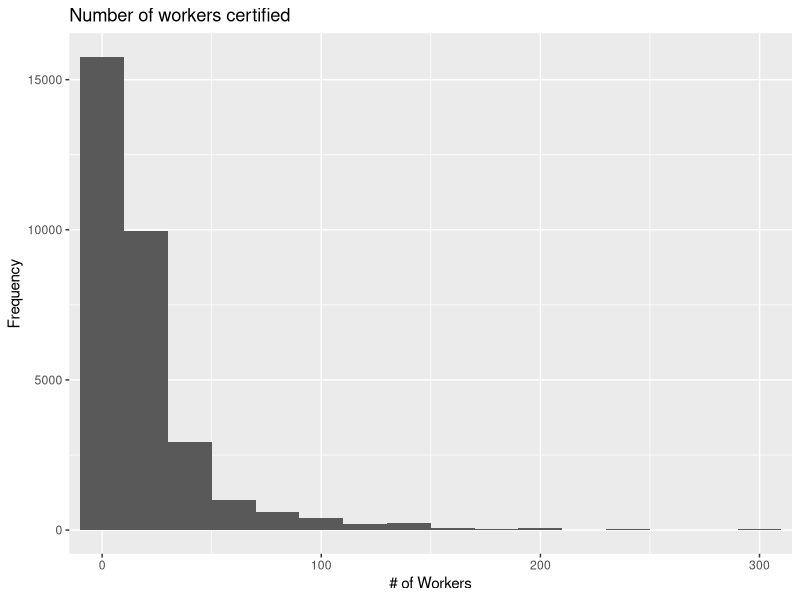
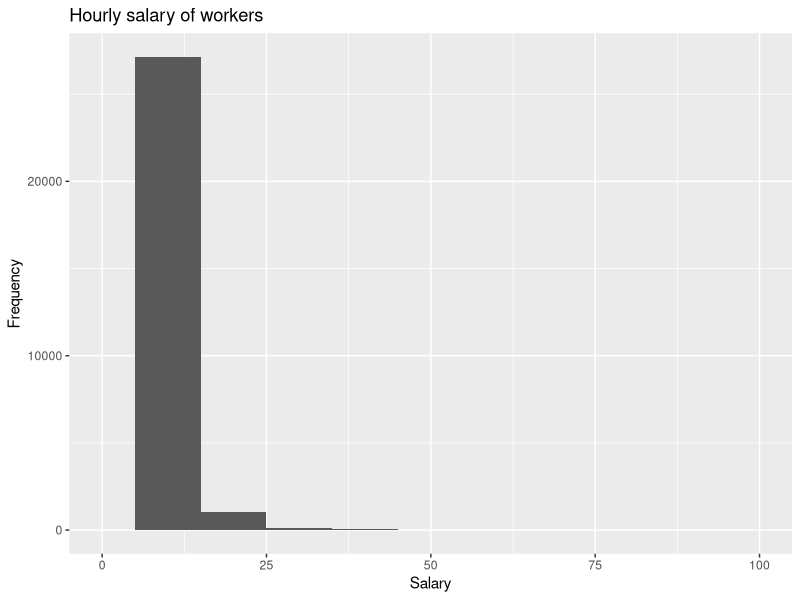

Here is the R script that generated these plots, in order:
## ---- chunk 1
install.packages("tidyverse")
library(tidyverse)
library(readxl)
## ---- chunk 2
h2b <- read_csv("data/H-2B_FY2008.csv") %>%
  full_join(read_csv("data/H-2B_FY2009.csv")) %>%
  full_join(read_csv("data/H-2B_FY2010.csv")) %>%
  full_join(read_csv("data/H-2B_FY2011.csv")) %>%
  full_join(read_csv("data/H-2B_FY2012.csv")) 

h2b <- h2b %>%
  select(CASE_NO, DECISION_DATE, NPC_SUBMITTED_DATE, CASE_STATUS, ALIEN_WORK_STATE, CERTIFICATION_BEGIN_DATE, CERTIFICATION_END_DATE, EMPLOYER_CITY, EMPLOYER_STATE, EMPLOYER_POSTAL_CODE, AGENT_ATTORNEY_CITY, AGENT_ATTORNEY_STATE, JOB_TITLE, NBR_WORKERS_CERTIFIED, BASIC_RATE_OF_PAY, BASIC_UNIT_OF_PAY, DOT_OCCUPATIONAL_CODE, NBR_WORKERS_REQUESTED, DOT_NAME, SOC_CODE, SOC_NAME)
## ---- chunk 3
h2b %>%
  filter(!is.na(NBR_WORKERS_CERTIFIED)) %>%
  ggplot(mapping = aes(x = NBR_WORKERS_CERTIFIED)) +
  geom_histogram(binwidth = 20) +
  labs(title = "Number of workers certified", x = "# of Workers",
       y = "Frequency") +
  coord_cartesian(xlim = c(0, 300))
## ---- chunk 4
h2b %>%
  filter(BASIC_UNIT_OF_PAY == "HR" & !is.na(BASIC_RATE_OF_PAY)) %>%
  ggplot(mapping = aes(x = BASIC_RATE_OF_PAY)) +
  geom_histogram(binwidth = 10) +
  labs(title = "Hourly salary of workers", x = "Salary",
       y = "Frequency") +
  coord_cartesian(xlim = c(0, 100))
## ---- chunk 5
h2b %>%
  filter(BASIC_UNIT_OF_PAY == "HR" & 
           !is.na(BASIC_RATE_OF_PAY)) %>%
  filter(BASIC_RATE_OF_PAY < 1000) %>%
  group_by(CASE_STATUS) %>%
  summarise(min = min(BASIC_RATE_OF_PAY),
    q1 = quantile(BASIC_RATE_OF_PAY, 0.25),
    median = median(BASIC_RATE_OF_PAY),
    q3 = quantile(BASIC_RATE_OF_PAY, 0.75),
    max = max(BASIC_RATE_OF_PAY),
    mean = mean(BASIC_RATE_OF_PAY),
    sd = sd(BASIC_RATE_OF_PAY))
## ---- chunk 6
glimpse(h2b)
